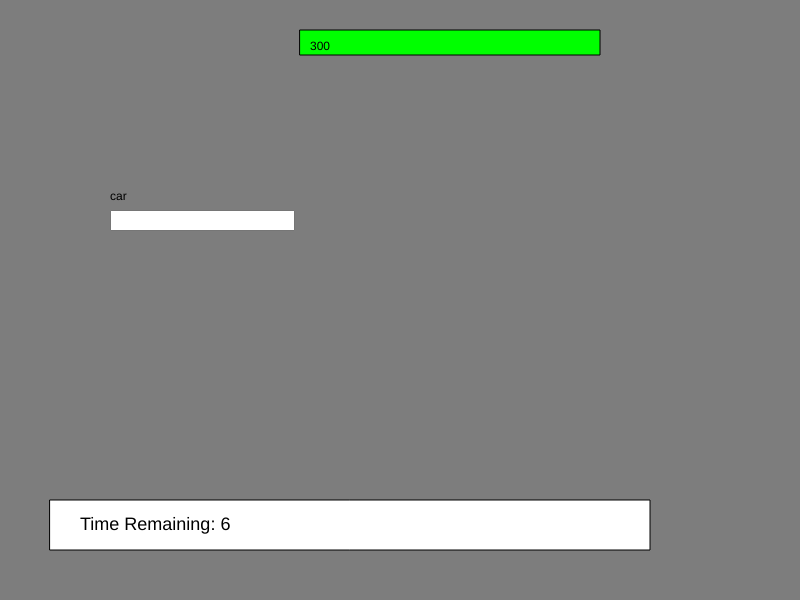
Frame 1 (no input)
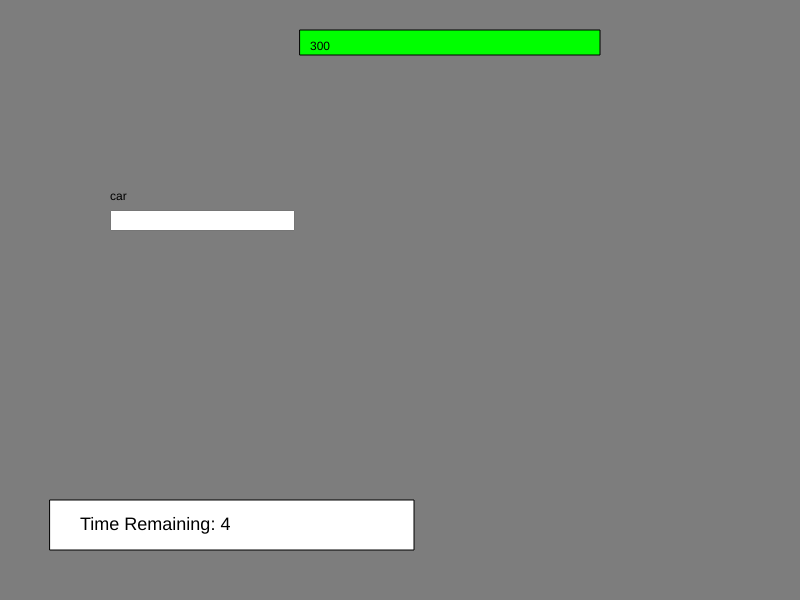
Frame 60 (no input)
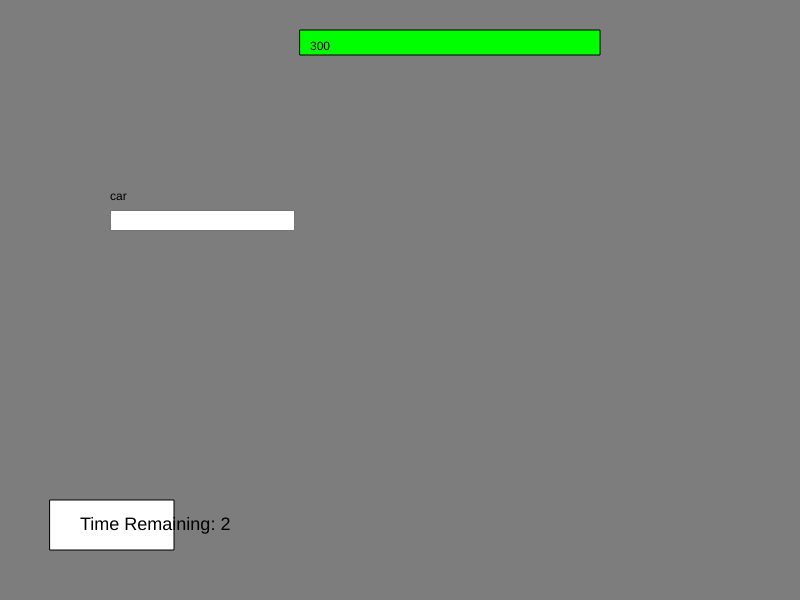
Frame 120 (the mouse pressed at the canvas centre since frame 60)

The p5.js sketch that drew these frames (run headless with seeded random() and noise() and a simulated clock; from frame 60 on, the mouse is pressed at the canvas centre):

// p5.js sketch
// ── sketch.js
var canvasID;

function preload()
{

}

function setup()
{
	createCanvas(800,600);

	setupHealth();
	setupTimer();
	setupTyping();

	canvasID = 100;

}

function draw()
{
	background(125,125,125);


	if (canvasID == -1)
	{
		gameOver();
	}
	else if (canvasID == 100)
	{
		showQuestion(words1[0],101);
	}
	else if (canvasID == 101)
	{
		showQuestion(words1[1],102);
	}
	else if (canvasID == 102)
	{
		showQuestion(words1[2],103);
	}
	else if (canvasID == 103)
	{
		endOfSection1();
	}


}

function endOfSection1()
{
	typingBox.hide();
	textSize(32);
	fill(255,255,255);
	text("Section 1 complete!",50,50);
	textSize(12);


}

// handles all game over code
function gameOver()
{
	textSize(32);
	fill(255,255,255);
	text("GAME OVER!",50,50);
	textSize(12);
}

// ── health.js
var health;


function preloadHealth()
{


}

function setupHealth()
{
	health = 300;
}

function drawHealth(setGameOverCanvasID)
{
	fill(0,255,0);
	rect(300,30,health,25);
	fill(0,0,0);
	text(health,300+10,30+20)
	if (health <= 0)
	{
		canvasID = setGameOverCanvasID;
	}
}

function deductHealth(amount)
{
	health = health - 50;
}


// ── timer.js
var maxTime;
var resetTime;
var lastRecordedTime;


function setupTimer()
{
	frameRate(30);

	// modify this for when you want to countdown from.
	maxTime = 5;
	resetTime = false;

}

function manageTime(x,y)
{
	if (resetTime == false)
	{
		resetTime = true;
		lastRecordedTime = frameCount + maxTime * 30;
	}
	else
	{
		if (frameCount >= lastRecordedTime)
		{
			resetTime = false;

			// uses function from health.js
			deductHealth(50);

			canvasID++;
			typingBox.value("");
		}
	}
	showTimeBar(50,500);

}

function showTimeBar(x,y)
{
	fill(255,255,255);
	rect(x,y,(lastRecordedTime - frameCount)*4,50);

	textSize(18);
	fill(0,0,0);
	var s = int((lastRecordedTime - frameCount) / 30 + 1);
	text("Time Remaining: "+s,x+30,y+30);
	textSize(12);
}
// ── typing.js
var typingBox;
var words1;

function setupTyping()
{
	// question bank number 1
	wordsMax1 = 9;
	words1 = new Array(wordsMax1);

	words1[0] = "car";
	words1[1] = "red";
	words1[2] = "victoria";
	// question bank number 1


	// setup textbox
	typingBox = createInput('');
	typingBox.position(110,210);
}


function showQuestion(wordToType,nextID)
{
	fill(0,0,0);
	text(wordToType,110,200);

	if (typingBox.value() == wordToType)
	{
		canvasID = nextID;
		typingBox.value("");
		resetTime = false;
	}

	// calls function in timer.js
	manageTime(50,500);
	drawHealth(-1);

}
